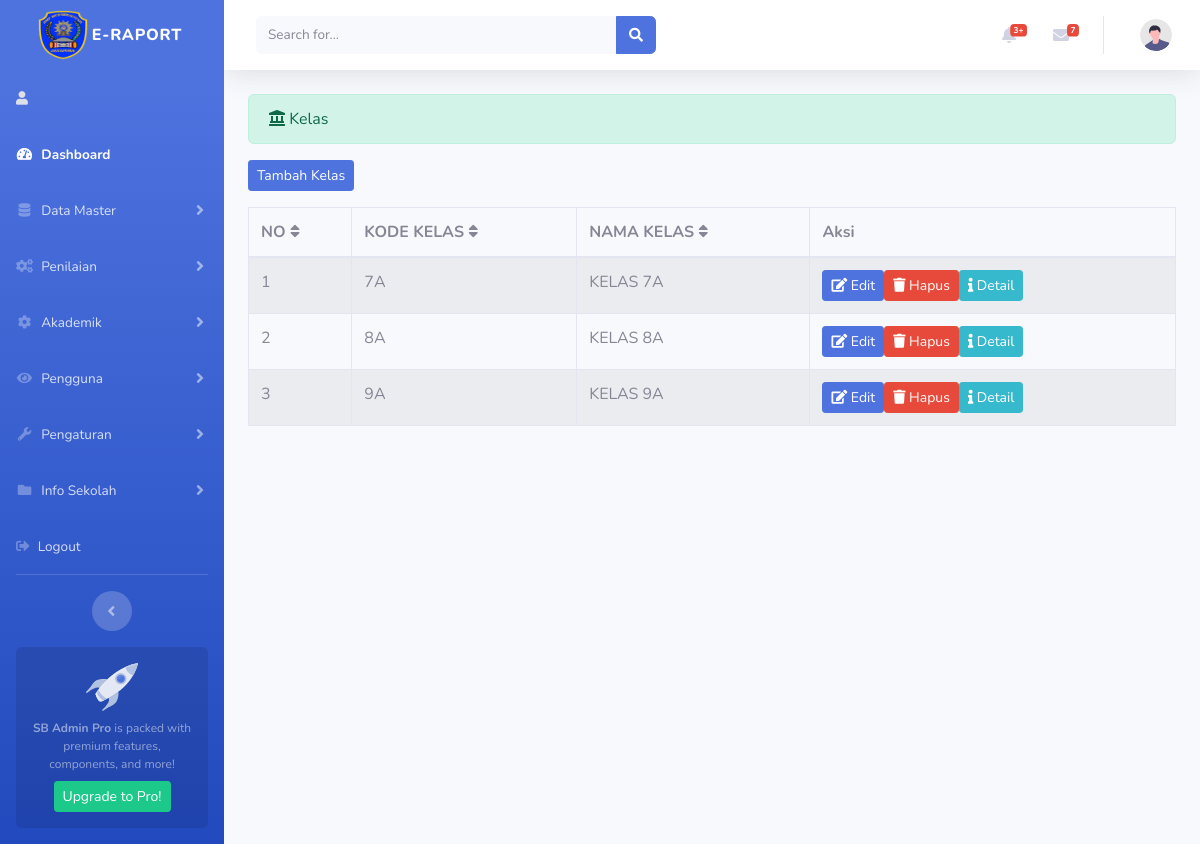
Before: /index.php/administrator/kelas with the older database file.
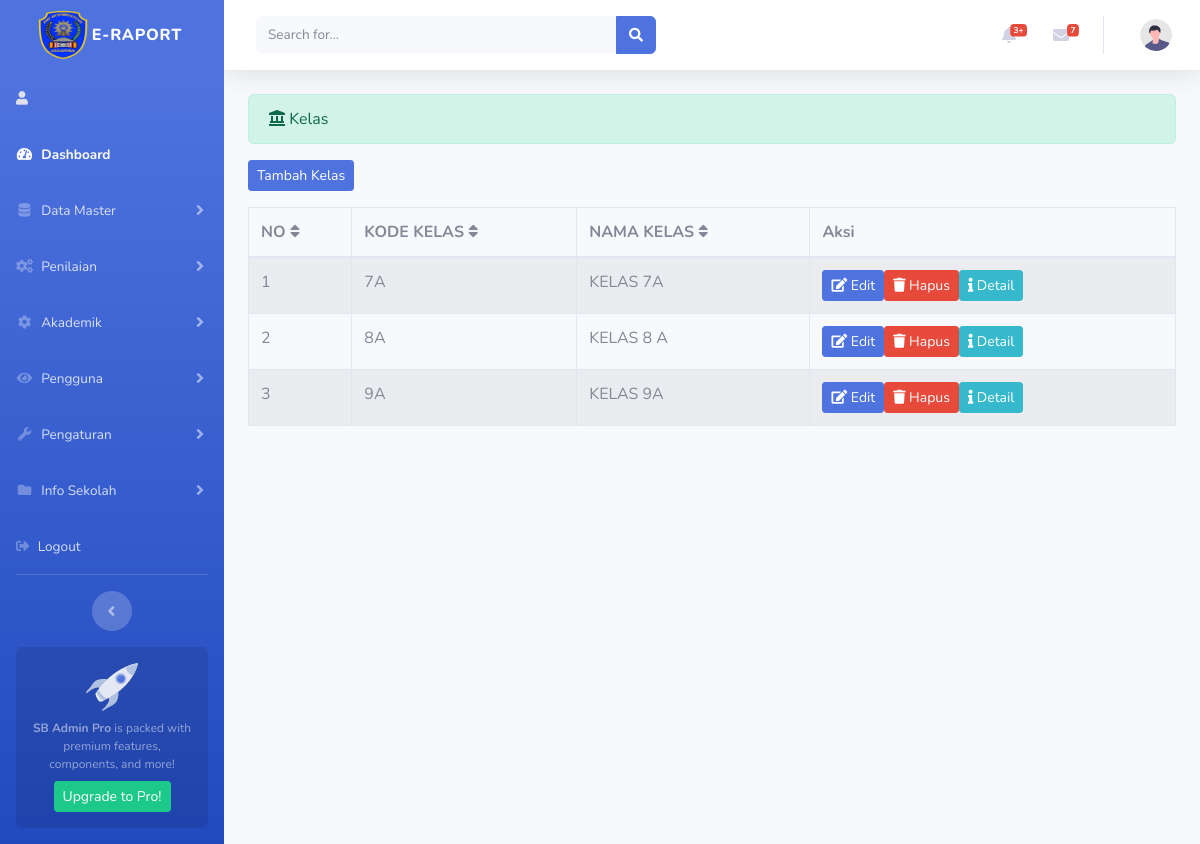
After: the same page with the newer database file.
### tables this page shows
CREATE TABLE `kelas` (
  `id_kelas` bigint(50) NOT NULL,
  `kode_kelas` varchar(3) NOT NULL,
  `nama_kelas` varchar(25) NOT NULL,
  `id_tahun` bigint(11) DEFAULT NULL
);

### application/controllers/administrator/Kelas.php (called while the page is built, shortened)
<?php
class Kelas extends CI_Controller {
    public function __construct() {
        $this->load->model('Kelas_model');
        $this->load->library('form_validation');
    }
    public function index() {
        $data['kelas'] = $this->Kelas_model->get_wali_kelas();
        $this->load->view('templates_administrator/header');
        $this->load->view('templates_administrator/sidebar');
        $this->load->view('administrator/kelas', $data);
        $this->load->view('templates_administrator/footer');
    }
}
?>

### index.php (called while the page is built, shortened)
<?php
require_once BASEPATH.'core/CodeIgniter.php';

### application/models/kelas_model.php (called while the page is built, shortened)
<?php
class Kelas_model extends CI_Model {
    public function get_wali_kelas() {
        $query = $this->db->get('kelas');
        return $query->result();
    }
}
?>

### application/views/administrator/kelas.php (the view, shortened to what this page needs)
<div class="container-fluid">
    <div class="alert alert-success" role="alert">
        <i class="fas fa-landmark"></i> Kelas
    </div>
    <?php echo anchor('administrator/kelas/tambah_kelas', '<button class="btn btn-sm btn-primary mb-3">Tambah Kelas</button>') ?>
    <table id="kelas_table" class="table table-bordered table-striped table-hover">
        <thead>
            <tr>
                <th class="sort" data-sort="no">
                    NO
                    <span class="sort-icon"><i class="fas fa-sort"></i></span>
                </th>
                <th class="sort" data-sort="kode_kelas">
                    KODE KELAS
                    <span class="sort-icon"><i class="fas fa-sort"></i></span>
                </th>
                <th class="sort" data-sort="nama_kelas">
                    NAMA KELAS
                    <span class="sort-icon"><i class="fas fa-sort"></i></span>
                </th>
                <th>Aksi</th>
            </tr>
        </thead>
        <tbody class="list">
            <?php if (!empty($kelas)) : ?>
                <?php $no = 1; ?>
                <?php foreach ($kelas as $kls) : ?>
                    <tr>
                        <td class="no"><?= $no++ ?></td>
                        <td class="kode_kelas"><?= $kls->kode_kelas ?></td>
                        <td class="nama_kelas"><?= $kls->nama_kelas ?></td>
                        <td>
                            <div class="btn-group" role="group" aria-label="Basic example">
                                <?php echo anchor('administrator/kelas/update/'.$kls->id_kelas, '<div class="btn btn-sm btn-primary"><i class="fa fa-edit"></i> Edit</div>') ?>
                                <?php echo anchor('administrator/kelas/delete/'.$kls->id_kelas, '<div class="btn btn-sm btn-danger"><i class="fa fa-trash"></i> Hapus</div>') ?>
                                <?php echo anchor('administrator/kelas/detail_kelas/'.$kls->id_kelas, '<div class="btn btn-sm btn-info"><i class="fa fa-info"></i> Detail</div>') ?>
                            </div>
                        </td>
                    </tr>
                <?php endforeach; ?>
            <?php else : ?>
                <tr>
                    <td colspan="5">Belum ada data kelas</td>
                </tr>
            <?php endif; ?>
        </tbody>
    </table>
</div>

Changed rows visible on the page:
changed kelas: nama_kelas "KELAS 8A" → "KELAS 8 A"
